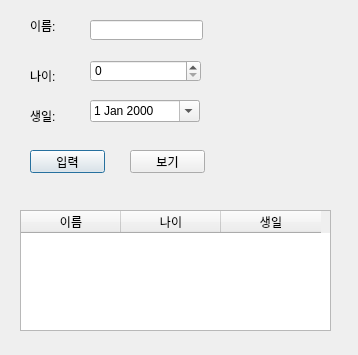
<?xml version="1.0" encoding="UTF-8"?>
<ui version="4.0">
 <class>Dialog</class>
 <widget class="QDialog" name="Dialog">
  <property name="geometry">
   <rect>
    <x>0</x>
    <y>0</y>
    <width>358</width>
    <height>355</height>
   </rect>
  </property>
  <property name="windowTitle">
   <string>Dialog</string>
  </property>
  <widget class="QPushButton" name="inputButton">
   <property name="geometry">
    <rect>
     <x>30</x>
     <y>150</y>
     <width>75</width>
     <height>23</height>
    </rect>
   </property>
   <property name="text">
    <string>입력</string>
   </property>
  </widget>
  <widget class="QLineEdit" name="lineEditName">
   <property name="geometry">
    <rect>
     <x>90</x>
     <y>20</y>
     <width>113</width>
     <height>20</height>
    </rect>
   </property>
  </widget>
  <widget class="QSpinBox" name="spinBoxAge">
   <property name="geometry">
    <rect>
     <x>90</x>
     <y>60</y>
     <width>111</width>
     <height>22</height>
    </rect>
   </property>
  </widget>
  <widget class="QDateEdit" name="dateEditBirth">
   <property name="geometry">
    <rect>
     <x>90</x>
     <y>100</y>
     <width>110</width>
     <height>22</height>
    </rect>
   </property>
   <property name="calendarPopup">
    <bool>true</bool>
   </property>
  </widget>
  <widget class="QLabel" name="label">
   <property name="geometry">
    <rect>
     <x>30</x>
     <y>20</y>
     <width>56</width>
     <height>12</height>
    </rect>
   </property>
   <property name="text">
    <string>이름:</string>
   </property>
  </widget>
  <widget class="QLabel" name="label_2">
   <property name="geometry">
    <rect>
     <x>30</x>
     <y>70</y>
     <width>56</width>
     <height>12</height>
    </rect>
   </property>
   <property name="text">
    <string>나이:</string>
   </property>
  </widget>
  <widget class="QLabel" name="label_3">
   <property name="geometry">
    <rect>
     <x>30</x>
     <y>110</y>
     <width>56</width>
     <height>12</height>
    </rect>
   </property>
   <property name="text">
    <string>생일:</string>
   </property>
  </widget>
  <widget class="QPushButton" name="printButton">
   <property name="geometry">
    <rect>
     <x>130</x>
     <y>150</y>
     <width>75</width>
     <height>23</height>
    </rect>
   </property>
   <property name="text">
    <string>보기</string>
   </property>
  </widget>
  <widget class="QTableWidget" name="tableWidget">
   <property name="geometry">
    <rect>
     <x>20</x>
     <y>210</y>
     <width>311</width>
     <height>121</height>
    </rect>
   </property>
   <column>
    <property name="text">
     <string>이름</string>
    </property>
   </column>
   <column>
    <property name="text">
     <string>나이</string>
    </property>
   </column>
   <column>
    <property name="text">
     <string>생일</string>
    </property>
   </column>
  </widget>
 </widget>
 <resources/>
 <connections/>
</ui>
